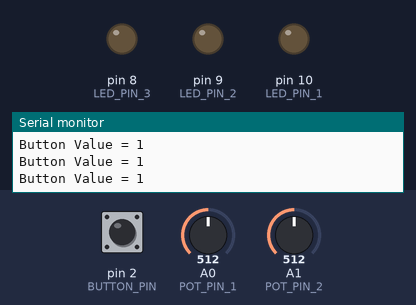
A sketch run on a simulated Arduino Uno, built with avr-gcc and run on an emulated ATmega328P. On the bench: output pins drawn as LEDs (lit = HIGH), the last lines printed to the serial monitor. Inputs (shaded band) come from the test bench; at power-on: pin 2 (BUTTON_PIN) HIGH, A0 (POT_PIN_1) = 512, A1 (POT_PIN_2) = 512.

Above: at 1.2 s.
1.3 s: pin 2 (BUTTON_PIN) pulled LOW for 0.15 s
At 1.37 s:
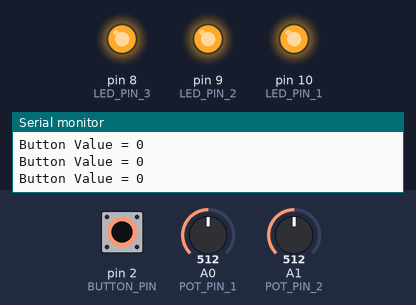
2.9 s: pin 2 (BUTTON_PIN) pulled LOW for 3.2 s
At 6.5 s:
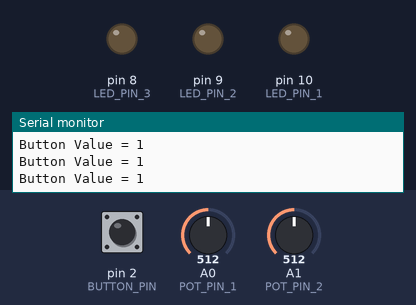
Timing chart, 0 to 8.0 s (numbered marks = the images above; inputs shaded):
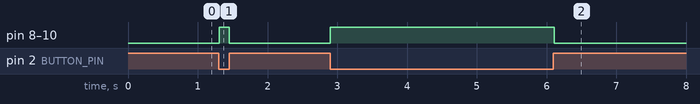

Measured:
- after the input at 1.3 s, pin 8 (LED_PIN_3), pin 9 (LED_PIN_2), pin 10 (LED_PIN_1): LOW → HIGH at once, → LOW 0.14 s later
- after the input at 2.9 s, pin 8 (LED_PIN_3), pin 9 (LED_PIN_2), pin 10 (LED_PIN_1): LOW → HIGH at once, → LOW 3.2 s later

The sketch:

Potentiometer_Input.ino
```cpp
#define POT_PIN_1 0
#define POT_PIN_2 1
#define BUTTON_PIN 2

#define LED_PIN_1 10
#define LED_PIN_2 9
#define LED_PIN_3 8

void setup() {
  Serial.begin(9600);
  pinMode(LED_PIN_1, OUTPUT);
  pinMode(LED_PIN_2, OUTPUT);
  pinMode(LED_PIN_3, OUTPUT);
  pinMode(BUTTON_PIN, INPUT);
  digitalWrite(BUTTON_PIN, HIGH); // connect internal pull-up
}

void loop() {
  int pot1value = analogRead(POT_PIN_1);
  int pot2value = analogRead(POT_PIN_2);
  int buttonValue = digitalRead(BUTTON_PIN);

//  Serial.print(F("Pot Value 1 = "));
//  Serial.println(pot1value);
//  Serial.print(F("Pot Value 2 = "));
//  Serial.println(pot2value);
  Serial.print(F("Button Value = "));
  Serial.println(buttonValue);

  if (buttonValue == 0) {
    digitalWrite(LED_PIN_1, HIGH);
    digitalWrite(LED_PIN_2, HIGH);
    digitalWrite(LED_PIN_3, HIGH);
  } else {
    digitalWrite(LED_PIN_1, LOW);
    digitalWrite(LED_PIN_2, LOW);
    digitalWrite(LED_PIN_3, LOW);
  }

  delay(20);
}
```
